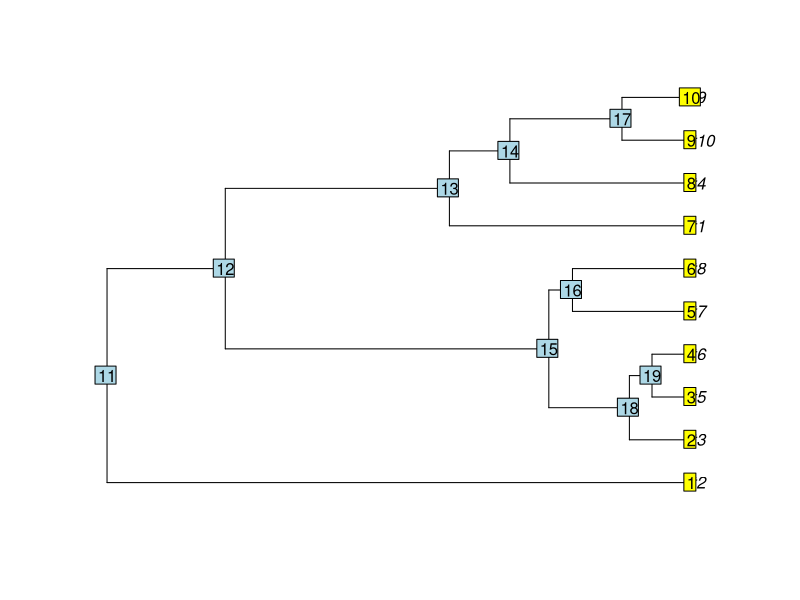
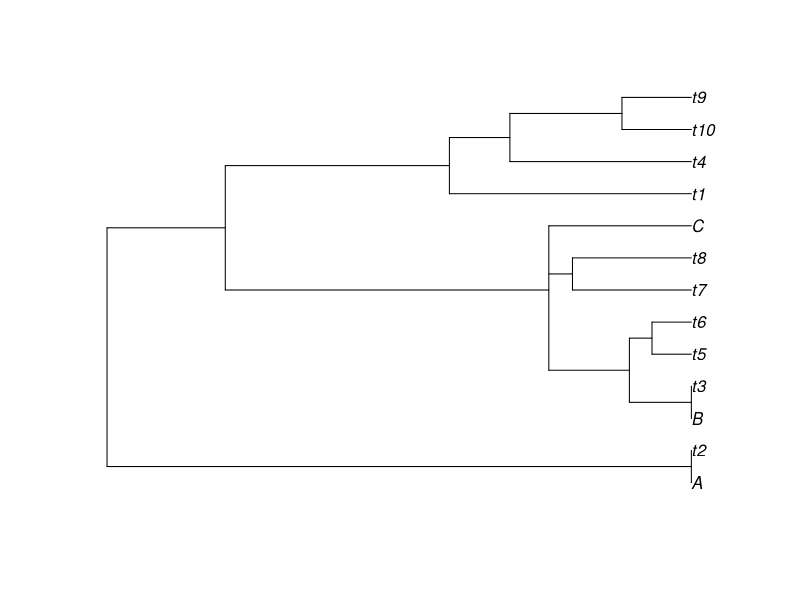

Reproduce these figures in R, in order.
library(phangorn)


### Name: add.tips
### Title: Add tips to a tree
### Aliases: add.tips
### Keywords: cluster

### ** Examples


tree <- rcoal(10)
plot(tree)
nodelabels()
tiplabels()
tree1 <- add.tips(tree, c("A", "B", "C"), c(1,2,15)) 
plot(tree1) 
